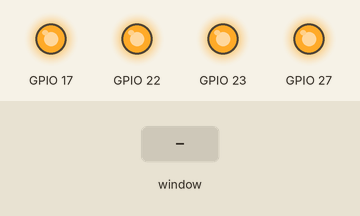
Bench run of a program on a simulated Raspberry Pi (BCM pin numbers). Parts: output pins drawn as LEDs (lit = HIGH). Inputs (shaded band) come from the test bench. The clock reads 2024-03-15 10:24:30 at power-on unless the program sets it; random numbers come from a fixed seed; the desktop window is not drawn, its controls go by their first labels and the mouse button is held 0.15 s; what the program prints to the terminal is not drawn.

Above: at 1.3 s.
1.4 s: control labelled "START ALL" in the window clicked
At 2.6 s:
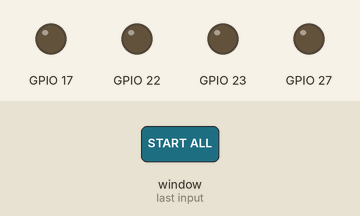
2.9 s: control labelled "STOP" in the window clicked
At 3.9 s:
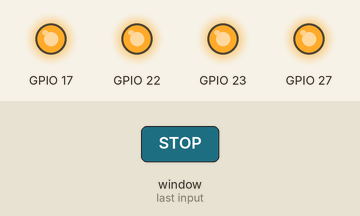
Timing chart, 0 to 5.9 s (numbered marks = the images above; inputs shaded):
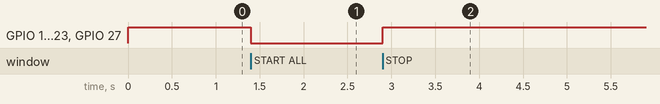

Measured:
- after the input at 1.4 s, GPIO 17, GPIO 22, GPIO 23, GPIO 27: HIGH → LOW at once
- after the input at 2.9 s, GPIO 17, GPIO 22, GPIO 23, GPIO 27: LOW → HIGH at once

The program:

Garden_Controller_GuiV7.py
```python
#!/usr/bin/env python3
# -*- coding: utf-8 -*-
import tkinter as tk
from tkinter import ttk
import datetime
import time
import os
import sys
import random

# Try to import PIL for image handling
try:
    from PIL import Image, ImageTk
    HAS_PIL = True
except ImportError:
    HAS_PIL = False
    print("Warning: PIL (Pillow) not found. Install with: sudo apt install python3-pil")

# --- GPIO Library Detection (Pi 5 vs Pi 3/4) ---
USING_LGPIO = False
h_chip = None

try:
    import lgpio
    USING_LGPIO = True
    print("Detected lgpio library (Raspberry Pi 5 mode)")
except ImportError:
    try:
        import RPi.GPIO as GPIO
        USING_LGPIO = False
        print("Detected RPi.GPIO library (Pi 3/4 mode)")
    except ImportError:
        print("Error: Neither lgpio nor RPi.GPIO found.")
        sys.exit(1)

# --- Configuration ---
RELAY_PINS = [17, 27, 22, 23]  # GPIO pins for Relays 1-4
DEFAULT_ON_TIMES = [60, 120, 180, 240]  # Default ON times in seconds
OFF_TIMES = [300, 180, 120, 60]  # Fixed OFF times in seconds
NUM_ZONES = 4

# Global State
stop_requested = False
zone_active = [False] * NUM_ZONES
zone_on_times = DEFAULT_ON_TIMES.copy()

def setup_gpio():
    global h_chip
    if USING_LGPIO:
        try:
            h_chip = lgpio.gpiochip_open(0)
            for pin in RELAY_PINS:
                lgpio.gpio_claim_output(h_chip, pin)
                lgpio.gpio_write(h_chip, pin, 1)
        except Exception as e:
            print(f"Critical LGPIO Error: {e}")
            sys.exit(1)
    else:
        GPIO.setmode(GPIO.BCM)
        for pin in RELAY_PINS:
            GPIO.setup(pin, GPIO.OUT)
            GPIO.output(pin, GPIO.HIGH)

def set_relay(zone_idx, state):
    pin = RELAY_PINS[zone_idx]
    val = 0 if state else 1
    if USING_LGPIO:
        lgpio.gpio_write(h_chip, pin, val)
    else:
        GPIO.output(pin, val)
    zone_active[zone_idx] = state

def cleanup_gpio():
    global h_chip
    for i in range(NUM_ZONES):
        set_relay(i, False)
    if USING_LGPIO:
        try:
            if h_chip is not None:
                lgpio.gpiochip_close(h_chip)
        except Exception as e:
            if "unknown handle" not in str(e).lower():
                print(f"Cleanup Warning: {e}")
    else:
        GPIO.cleanup()

# --- GUI Application ---
class GardenApp:
    def __init__(self, root):
        self.root = root
        self.root.title("Smart Tomato Garden Controller")
        self.root.geometry("800x700")
        self.root.configure(bg="#f0f8ff")

        # Header
        header = tk.Frame(root, bg="#2E8B57", height=60)
        header.pack(fill=tk.X)
        header.pack_propagate(False)
        # Using Unicode escape for compatibility
        tk.Label(header, text="\U0001F345 Smart Tomato Garden", font=("Arial", 20, "bold"),
                 bg="#2E8B57", fg="white").pack(pady=10)

        # Status Panel
        status_frame = tk.Frame(root, bg="white", pady=10, relief=tk.RAISED, bd=2)
        status_frame.pack(fill=tk.X, padx=20, pady=10)

        self.lbl_status = tk.Label(status_frame, text="Status: IDLE", font=("Arial", 16, "bold"), bg="white", fg="#333")
        self.lbl_status.pack()

        self.lbl_timer = tk.Label(status_frame, text="Time: --:--:--", font=("Arial", 14), bg="white", fg="#666")
        self.lbl_timer.pack()

        # Animation Canvas
        self.canvas_frame = tk.Frame(root, bg="#e0f7fa", relief=tk.SUNKEN, bd=2)
        self.canvas_frame.pack(fill=tk.BOTH, expand=True, padx=20, pady=5)
        self.canvas = tk.Canvas(self.canvas_frame, bg="gray20", highlightthickness=0, width=800, height=250)
        self.canvas.pack(fill=tk.BOTH, expand=True)

        self.zone_drops = [[] for _ in range(NUM_ZONES)]
        self.bg_image_id = None

        # Load and Draw Background Image
        self.load_background_image()

        # Controls
        ctrl_frame = tk.Frame(root, bg="#f0f8ff")
        ctrl_frame.pack(pady=10)

        btn_style = {"font": ("Arial", 11, "bold"), "width": 12, "height": 1, "fg": "white"}

        tk.Button(ctrl_frame, text="START ALL", command=self.start_all, bg="#4CAF50", **btn_style).grid(row=0, column=0, padx=5)
        tk.Button(ctrl_frame, text="STOP", command=self.stop_system, bg="#f44336", **btn_style).grid(row=0, column=1, padx=5)

        # Zone Control Panels
        zones_frame = tk.Frame(root, bg="#f0f8ff")
        zones_frame.pack(fill=tk.X, padx=20, pady=10)

        self.zone_leds = []
        self.time_labels = []

        for i in range(NUM_ZONES):
            z_frame = tk.Frame(zones_frame, bg="white", relief=tk.RIDGE, bd=2, padx=10, pady=5)
            z_frame.grid(row=0, column=i, sticky="nsew", padx=5)
            zones_frame.grid_columnconfigure(i, weight=1)

            tk.Label(z_frame, text=f"Zone {i+1}", font=("Arial", 12, "bold"), bg="white").pack()

            led = tk.Label(z_frame, text="\u25CF", font=("Arial", 16), bg="white", fg="#ccc") # Bullet character
            led.pack()
            self.zone_leds.append(led)

            time_lbl = tk.Label(z_frame, text=f"{zone_on_times[i]}s ON", font=("Arial", 10), bg="white")
            time_lbl.pack()
            self.time_labels.append(time_lbl)

            btn_frame = tk.Frame(z_frame, bg="white")
            btn_frame.pack()

            tk.Button(btn_frame, text="-", command=lambda idx=i: self.adjust_time(idx, -10), width=3, bg="#FF9800", fg="white").grid(row=0, column=0, padx=2)
            tk.Button(btn_frame, text="+", command=lambda idx=i: self.adjust_time(idx, 10), width=3, bg="#2196F3", fg="white").grid(row=0, column=1, padx=2)

            info = tk.Label(z_frame, text=f"Off: {OFF_TIMES[i]}s", font=("Arial", 9), bg="white", fg="#666")
            info.pack()

        # Footer
        info_lbl = tk.Label(root, text="Relays start together, stop individually based on time.", font=("Arial", 9), bg="#f0f8ff", fg="#555")
        info_lbl.pack(side=tk.BOTTOM, pady=5)

        self.running = False

    def load_background_image(self):
        self.canvas.delete("all")
        w, h = 760, 250

# 1. Get the absolute path to the directory this controller.py file lives in
        SCRIPT_DIR = os.path.dirname(os.path.abspath(__file__))

# 2. Safely join that path with your image filename
        image_path = os.path.join(SCRIPT_DIR, "TomatoGarden.jpg")

        if HAS_PIL and os.path.exists(image_path):
            try:
                img = Image.open(image_path)
                # Resize to fit canvas while maintaining aspect ratio or stretching to fill
                img_resized = img.resize((w, h), Image.Resampling.LANCZOS)
                self.photo = ImageTk.PhotoImage(img_resized)
                self.bg_image_id = self.canvas.create_image(0, 0, anchor=tk.NW, image=self.photo)
                print(f"Loaded image: {image_path}")
            except Exception as e:
                print(f"Error loading image: {e}")
                self.draw_fallback_background()
        else:
            print(f"Image not found: {image_path}. Ensure you downloaded it to /home/spiderman/workspace/")
            self.draw_fallback_background()

    def draw_fallback_background(self):
        """Draws a simple blue/brown background if image fails"""
        self.canvas.create_rectangle(0, 0, 800, 180, fill="#87CEEB", outline="")
        self.canvas.create_rectangle(0, 180, 800, 250, fill="#5D4037", outline="")
        self.canvas.create_text(400, 125, text="Image Not Found", font=("Arial", 20), fill="white")
        self.canvas.create_text(400, 150, text="Download TomatoGarden.jpg", font=("Arial", 12), fill="white")

    def init_water_drops(self):
        """Initialize 10 drops per zone based on approximate plant positions"""
        # Assuming 4 zones evenly spaced across 800px width
        # Zones centers approx: 100, 300, 500, 700
        zone_centers = [100, 300, 500, 700]
        ground_y = 240 # Approximate ground level based on standard image

        for i in range(NUM_ZONES):
            self.zone_drops[i] = []
            center_x = zone_centers[i]

            for j in range(10):
                dx = center_x - 20 + (j * 4)
                dy = -20 - (j * 10)
                # Create drop but hide initially
                drop = self.canvas.create_line(dx, dy, dx, dy+12, fill="#00BFFF", width=3, capstyle=tk.ROUND, state='hidden')
                self.zone_drops[i].append({'id': drop, 'x': dx, 'y': dy, 'speed': 4 + (j % 3)})

    def animate_zone(self, zone_idx):
        if not zone_active[zone_idx]:
            return

        for drop_data in self.zone_drops[zone_idx]:
            self.canvas.itemconfig(drop_data['id'], state='normal')
            self.canvas.move(drop_data['id'], 0, drop_data['speed'])
            drop_data['y'] += drop_data['speed']

            # Reset if hits ground (approx y=220)
            if drop_data['y'] > 220:
                drop_data['y'] = -20 - random.randint(0, 20)
                # Keep X within the zone area roughly
                base_x = [100, 300, 500, 700][zone_idx]
                drop_data['x'] = base_x - 20 + random.randint(0, 40)
                self.canvas.coords(drop_data['id'], drop_data['x'], drop_data['y'], drop_data['x'], drop_data['y']+12)

        if zone_active[zone_idx]:
            self.root.after(50, lambda: self.animate_zone(zone_idx))

    def update_led(self, idx, state):
        color = "#00FF00" if state else "#cccccc"
        self.zone_leds[idx].config(fg=color)

    def adjust_time(self, idx, delta):
        new_time = zone_on_times[idx] + delta
        if 10 <= new_time <= 600:
            zone_on_times[idx] = new_time
            self.time_labels[idx].config(text=f"{new_time}s ON")

    def start_all(self):
        global stop_requested
        stop_requested = False
        self.lbl_status.config(text="Status: WATERING ALL ZONES", fg="blue")

        # Initialize drops if not already done (in case image loaded late)
        if not self.zone_drops[0]:
            self.init_water_drops()

        # Start all relays
        for i in range(NUM_ZONES):
            set_relay(i, True)
            self.update_led(i, True)
            self.animate_zone(i)

        # Schedule individual turn-offs
        for i in range(NUM_ZONES):
            delay_ms = zone_on_times[i] * 1000
            self.root.after(delay_ms, lambda idx=i: self.stop_zone(idx))

    def stop_zone(self, idx):
        if stop_requested: return
        set_relay(idx, False)
        self.update_led(idx, False)
        for drop_data in self.zone_drops[idx]:
            self.canvas.itemconfig(drop_data['id'], state='hidden')

        if not any(zone_active):
            self.lbl_status.config(text="Status: CYCLE COMPLETE", fg="green")

    def stop_system(self):
        global stop_requested
        stop_requested = True
        for i in range(NUM_ZONES):
            set_relay(i, False)
            self.update_led(i, False)
            for drop_data in self.zone_drops[i]:
                self.canvas.itemconfig(drop_data['id'], state='hidden')
        self.lbl_status.config(text="Status: STOPPED BY USER", fg="red")

    def update_clock(self):
        now = datetime.datetime.now().strftime("%H:%M:%S")
        self.lbl_timer.config(text=f"Time: {now}")
        self.root.after(1000, self.update_clock)

if __name__ == "__main__":
    setup_gpio()
    root = tk.Tk()
    app = GardenApp(root)

    # Initialize drops after UI is ready
    app.init_water_drops()

    app.update_clock()

    def on_close():
        cleanup_gpio()
        root.destroy()

    root.protocol("WM_DELETE_WINDOW", on_close)
    root.mainloop()
```
